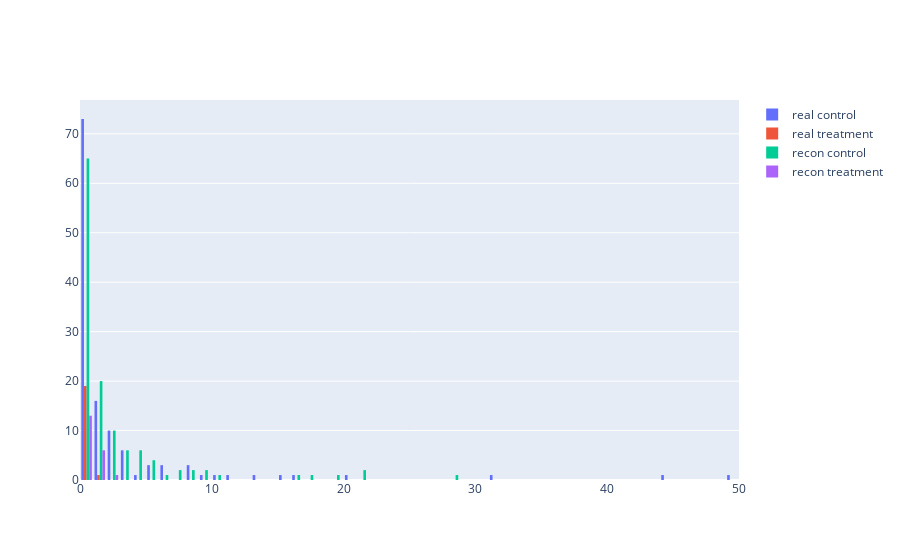

Notebook code for this chart:
### Code cell
from scvi.distributions import ZeroInflatedNegativeBinomial
import matplotlib.pyplot as plt

# gene_idx = 13246
perturbation = 'GM-CSF'
donor_id = 'Donor2'

control_mask = (adata_sample.obs['cytokine'] == 'PBS') & (adata_sample.obs['donor'] == donor_id)
treated_mask = (adata_sample.obs['cytokine'] == perturbation) & (adata_sample.obs['donor'] == donor_id)

def get_recon(mask):
    subset_data = adata_sample[mask.values]
    x = torch.from_numpy(subset_data.X.toarray().astype("float32")).to(device)
    library_size = torch.from_numpy(subset_data.layers['counts'].sum(axis=1)).to(device)

    model.eval()
    with torch.no_grad():
        z = model.z_layer(model.encoder(x))
        h = model.decoder(z)

        mean = model.decoder_mean(h)[:, gene_idx] * library_size.flatten()
        dispersion = torch.exp(model.decoder_dispersion)[gene_idx]
        dropout = model.decoder_dropout(h)[:, gene_idx]

        dist = ZeroInflatedNegativeBinomial(mu=mean, theta=dispersion, zi_logits=dropout)
        samples = dist.sample((1,)).flatten().cpu().numpy()
    
    return samples

real_control = adata_sample.layers['counts'][control_mask.values, gene_idx].toarray().flatten()
real_treatment = adata_sample.layers['counts'][treated_mask.values, gene_idx].toarray().flatten()

recon_control = get_recon(control_mask)
recon_treatment = get_recon(treated_mask)

fig = go.Figure()

fig.add_trace(
    go.Histogram(
        x=real_control,
        xbins=dict(start=0, size=1),
        name='real control',
    )
)

fig.add_trace(
    go.Histogram(
        x=real_treatment,
        xbins=dict(start=0, size=1),
        name='real treatment',
    )
)

fig.add_trace(
    go.Histogram(
        x=recon_control,
        xbins=dict(start=0, size=1),
        name='recon control'
    )
)

fig.add_trace(
    go.Histogram(
        x=recon_treatment,
        xbins=dict(start=0, size=1),
        name='recon treatment'
    )
)

### Figure 1 — Plotly figure (JSON) as saved in the notebook; plotly's stock layout.template omitted (floating-point values rounded to 4 significant figures)
{"data": [{"name": "real control", "type": "histogram", "x": [0.0, 2.0, 8.0, 0.0, 44.0, 1.0, 5.0, 0.0, 5.0, 1.0, 0.0, 0.0, 1.0, 1.0, 0.0, 6.0, 0.0, 31.0, 0.0, 0.0, 0.0, 0.0, 0.0, 0.0, 0.0, 0.0, 8.0, 0.0, 3.0, 2.0, 0.0, 0.0, 10.0, 1.0, 1.0, 0.0, 2.0, 1.0, 0.0, 0.0, 1.0, 2.0, 0.0, 0.0, 0.0, 0.0, 0.0, 3.0, 15.0, 0.0, 0.0, 0.0, 1.0, 0.0, 1.0, 6.0, 0.0, 0.0, 0.0, 0.0, 1.0, 0.0, 0.0, 5.0, 2.0, 8.0, 0.0, 0.0, 1.0, 20.0, 6.0, 0.0, 3.0, 2.0, 0.0, 1.0, 0.0, 0.0, 0.0, 0.0, 3.0, 0.0, 3.0, 0.0, 16.0, 0.0, 0.0, 9.0, 0.0, 0.0, 49.0, 0.0, 1.0, 2.0, 3.0, 0.0, 0.0, 0.0, 0.0, 0.0, 13.0, 0.0, 2.0, 11.0, 0.0, 0.0, 0.0, 0.0, 0.0, 0.0, 0.0, 0.0, 1.0, 0.0, 0.0, 2.0, 0.0, 0.0, 0.0, 0.0, 4.0, 1.0, 0.0, 2.0, 0.0], "xbins": {"size": 1, "start": 0}}, {"name": "real treatment", "type": "histogram", "x": [0.0, 0.0, 0.0, 0.0, 0.0, 0.0, 1.0, 0.0, 0.0, 0.0, 0.0, 0.0, 0.0, 0.0, 0.0, 0.0, 0.0, 0.0, 0.0, 0.0], "xbins": {"size": 1, "start": 0}}, {"name": "recon control", "type": "histogram", "x": [0.0, 0.0, 9.0, 5.0, 10.0, 4.0, 16.0, 2.0, 19.0, 0.0, 0.0, 0.0, 0.0, 0.0, 0.0, 8.0, 0.0, 2.0, 0.0, 1.0, 0.0, 0.0, 0.0, 6.0, 1.0, 2.0, 5.0, 0.0, 0.0, 4.0, 0.0, 0.0, 4.0, 5.0, 0.0, 0.0, 4.0, 1.0, 1.0, 1.0, 0.0, 1.0, 0.0, 1.0, 0.0, 0.0, 0.0, 1.0, 9.0, 0.0, 0.0, 0.0, 0.0, 0.0, 1.0, 21.0, 0.0, 0.0, 0.0, 0.0, 0.0, 8.0, 3.0, 1.0, 0.0, 0.0, 0.0, 0.0, 2.0, 28.0, 2.0, 0.0, 2.0, 0.0, 0.0, 3.0, 1.0, 0.0, 1.0, 7.0, 7.0, 1.0, 1.0, 1.0, 3.0, 0.0, 0.0, 3.0, 4.0, 0.0, 21.0, 3.0, 0.0, 0.0, 0.0, 2.0, 0.0, 0.0, 0.0, 1.0, 4.0, 0.0, 1.0, 3.0, 17.0, 2.0, 0.0, 0.0, 0.0, 0.0, 0.0, 1.0, 1.0, 0.0, 0.0, 0.0, 5.0, 2.0, 0.0, 0.0, 0.0, 0.0, 0.0, 1.0, 2.0], "xbins": {"size": 1, "start": 0}}, {"name": "recon treatment", "type": "histogram", "x": [0.0, 0.0, 1.0, 0.0, 0.0, 1.0, 1.0, 2.0, 0.0, 0.0, 1.0, 0.0, 0.0, 1.0, 1.0, 0.0, 0.0, 0.0, 0.0, 0.0], "xbins": {"size": 1, "start": 0}}], "layout": {}}
